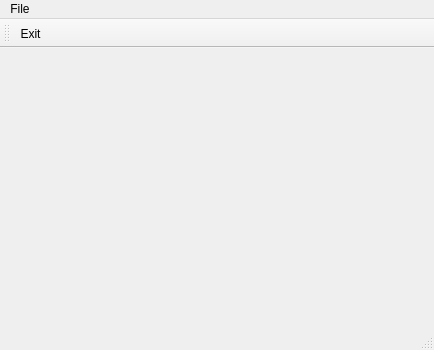
<?xml version="1.0" encoding="UTF-8"?>
<ui version="4.0">
 <class>MainWindow</class>
 <widget class="QMainWindow" name="MainWindow">
  <property name="geometry">
   <rect>
    <x>0</x>
    <y>0</y>
    <width>434</width>
    <height>350</height>
   </rect>
  </property>
  <property name="windowTitle">
   <string>MainWindow</string>
  </property>
  <widget class="QWidget" name="centralWidget"/>
  <widget class="QMenuBar" name="menuBar">
   <property name="geometry">
    <rect>
     <x>0</x>
     <y>0</y>
     <width>434</width>
     <height>22</height>
    </rect>
   </property>
   <property name="nativeMenuBar">
    <bool>false</bool>
   </property>
   <widget class="QMenu" name="menuFile">
    <property name="title">
     <string>File</string>
    </property>
    <addaction name="actionExit"/>
   </widget>
   <addaction name="menuFile"/>
  </widget>
  <widget class="QToolBar" name="mainToolBar">
   <attribute name="toolBarArea">
    <enum>TopToolBarArea</enum>
   </attribute>
   <attribute name="toolBarBreak">
    <bool>false</bool>
   </attribute>
   <addaction name="actionExit"/>
  </widget>
  <widget class="QStatusBar" name="statusBar"/>
  <action name="actionExit">
   <property name="text">
    <string>Exit</string>
   </property>
   <property name="shortcut">
    <string>Meta+Q</string>
   </property>
  </action>
 </widget>
 <layoutdefault spacing="6" margin="11"/>
 <resources/>
 <connections/>
</ui>
